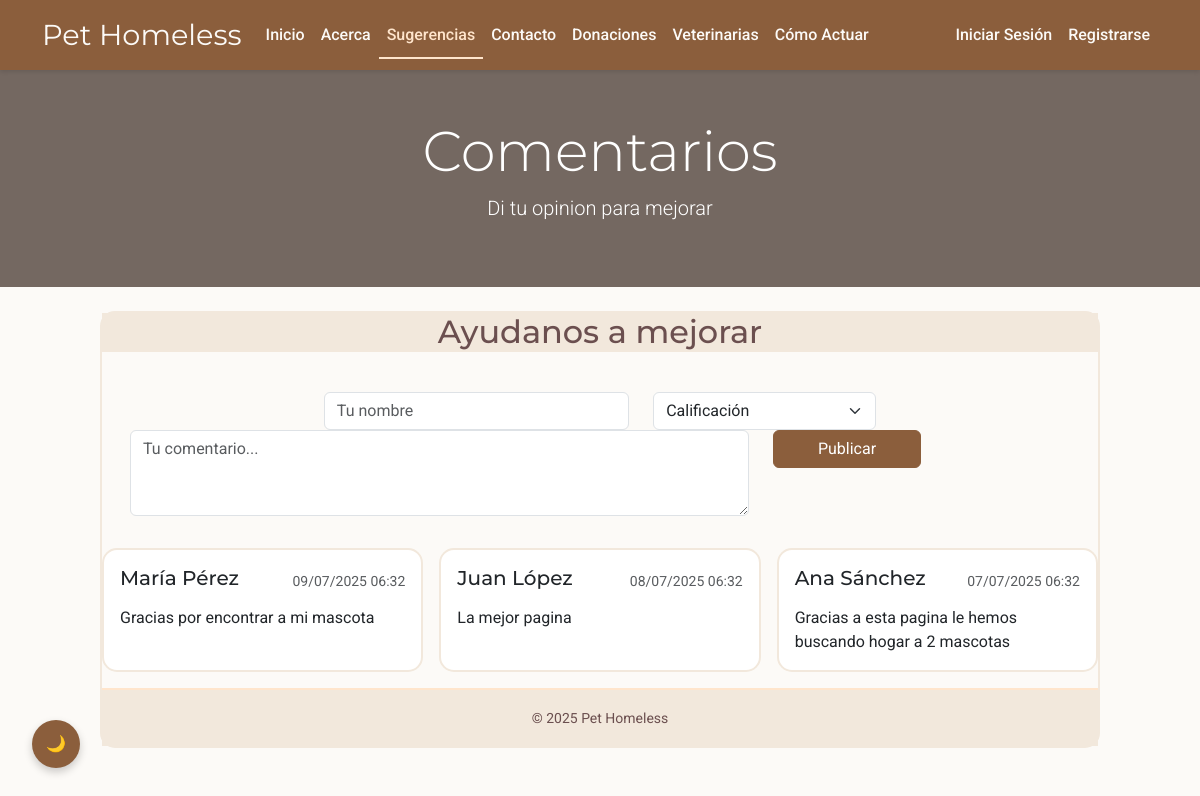
The page /comments.php on the database its author committed.
### tables this page shows
CREATE TABLE resena (
    id INT AUTO_INCREMENT PRIMARY KEY,
    autor VARCHAR(50) NOT NULL,
    contenido VARCHAR(500) NOT NULL,
    calificacion INT NOT NULL CHECK (calificacion BETWEEN 1 AND 5),
    fecha TIMESTAMP NOT NULL DEFAULT CURRENT_TIMESTAMP
);

### comments.php (the view, shortened to what this page needs)
<?php
require 'conn.php';
$stmt = $pdo->query(
    'SELECT id, autor, contenido, calificacion, fecha FROM resena ORDER BY fecha DESC'
);
$resenas = $stmt->fetchAll();
?>
<!DOCTYPE html>
<html lang="es">
<head>
  <link href="https://cdn.jsdelivr.net/npm/bootstrap@5.3.0/dist/css/bootstrap.min.css" rel="stylesheet">
  <link href="css/style.css" rel="stylesheet">
</head>
<body>
  <?php include 'layout/nav.php'; ?>
  <header class="bg-secondary text-white text-center py-5 mb-4 banner">
    <div class="container">
      <h1 class="display-4">Comentarios</h1>
      <p class="lead">Di tu opinion para mejorar</p>
    </div>
  </header>
<div class="comment-card mx-auto" style="max-width: 1000px;">
    <div class="card-header">
        <h2>Ayudanos a mejorar</h2>
        </div>
    <div class="card-body">
   <div class="comment-form-container">
    <form action="comments.php" method="POST" class="needs-validation" novalidate>
      <div class="row justify-content-center">
        <div class="col-md-4">
          <input type="text" class="form-control" name="autor" placeholder="Tu nombre" required>
        </div>
        <div class="col-md-3">
          <select class="form-select" name="calificacion" required>
            <option value="" disabled selected>Calificación</option>
          </select>
        </div>
<div class="row justify-content-center">
        <div class="col-md-8">
          <textarea class="form-control" name="contenido" rows="3" placeholder="Tu comentario..." required></textarea>
        </div>
        <div class="col-md-4">
          <button type="submit" class="btn btn-primary w-50">
            Publicar
          </button>
</div>
        </div>
      </div>
    </form>
 </div>
        <?php if (empty($resenas)): ?>
         <p class="text-center">Aún no hay reseñas.</p>
                <?php else: ?>
                    <div class="reviews-list">
                        <?php foreach ($resenas as $resena): ?>
                            <div class="card mb-3 product-card">
                                <div class="card-body">
                                    <div class="d-flex justify-content-between align-items-center mb-2">
                                        <h5 class="card-title"><?= htmlspecialchars($resena['autor'] ?? 'Anónimo') ?></h5>
                                        <small class="text-muted"><?= date('d/m/Y H:i', strtotime($resena['fecha'])) ?></small>
                                    </div>
                                    <p class="card-text"><?= nl2br(htmlspecialchars($resena['contenido'])) ?></p>
                                </div>
                            </div>
                        <?php endforeach; ?>
                    </div>
                <?php endif; ?>
            </div>
  <button id="themeToggle" title="Cambiar tema">🌙</button>
  <?php include 'layout/footer.php'; ?>
</body>
</html>

### css/style.css (style rules this page uses)
:root { --primary-cream: #fcfaf7; --warm-beige: #f2e8dc; --soft-peach: #ffe5cc; --dusty-rose: #e8c8c4; --coffee-brown: #6b4f4f; --caramel: #8b5e3c; --space-sm: 0.5rem; --space-md: 1rem; --font-base: 'Roboto', sans-serif; --font-heading: 'Montserrat', sans-serif; }
* { box-sizing: border-box; margin: 0; padding: 0; }
body { background-color: var(--primary-cream); color: var(--coffee-brown); font-family: var(--font-base); line-height: 1.5; }
h1, h2, h3, h4, h5, h6 { font-family: var(--font-heading); }
.banner::before { content: ''; position: absolute; top: 0; left: 0; right: 0; bottom: 0; background: rgba(127,85,57,0.4); }
.banner .container { position: relative; z-index: 1; }
.card { border: 2px solid var(--warm-beige); border-radius: 15px; -webkit-transition: transform 0.3s ease, box-shadow 0.3s ease; transition: transform 0.3s ease, box-shadow 0.3s ease; }
.btn-primary { background-color: var(--caramel) !important; border-color: var(--caramel) !important; color: #fff !important; -webkit-transition: background-color 0.2s ease, box-shadow 0.2s ease; transition: background-color 0.2s ease, box-shadow 0.2s ease; }
.comment-card { border: 2px solid var(--warm-beige); border-radius: 15px; }
.card-header { background-color: var(--warm-beige); border-radius: 15px 15px 0 0; text-align: center; }
.comment-form-container { padding: 2rem 1rem; }
.reviews-list { display: grid; gap: var(--space-md); grid-template-columns: repeat(auto-fill, minmax(280px, 1fr)); }
#themeToggle { position: fixed; bottom: 2rem; left: 2rem; width: 3rem; height: 3rem; background: var(--caramel); color: #fff; border: none; border-radius: 50%; display: flex; align-items: center; justify-content: center; cursor: pointer; -webkit-box-shadow: 0 4px 8px rgba(0,0,0,0.2); box-shadow: 0 4px 8px rgba(0,0,0,0.2); z-index: 1000; }
.banner { position: relative; background-size: cover; background-position: center center; background-repeat: no-repeat; }
.banner::before { content: ''; position: absolute; top: 0; left: 0; right: 0; bottom: 0; background: rgba(127,85,57,0.4); pointer-events: none; }

### rows shown on the page
resena: autor "María Pérez", fecha "09/07/2025 06:32", contenido "Gracias por encontrar a mi mascota"
resena: autor "Juan López", fecha "08/07/2025 06:32", contenido "La mejor pagina"
resena: autor "Ana Sánchez", fecha "07/07/2025 06:32", contenido "Gracias a esta pagina le hemos buscando hogar a 2 mascotas"
